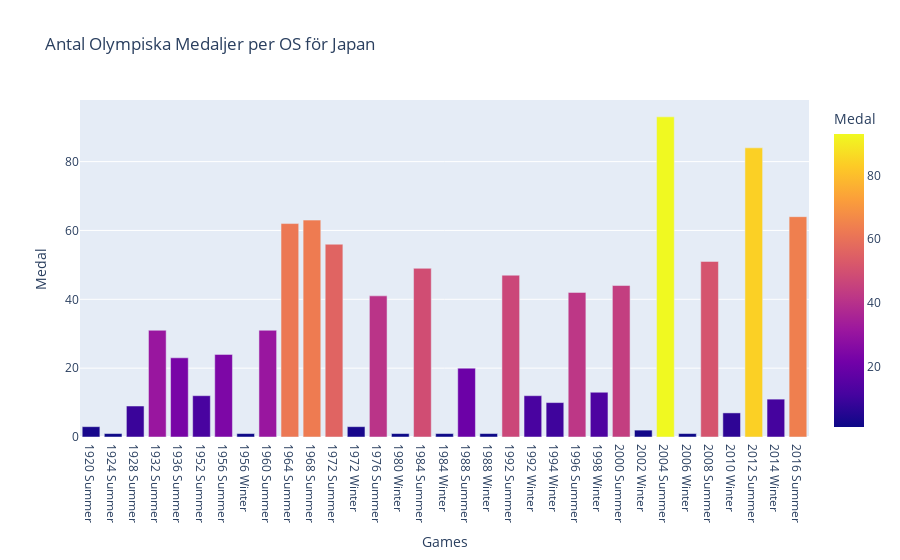

The notebook cell this image was saved under:
### Code cell
# Grupperar efter OS och räknar antalet medaljer
medals_per_year = japan_medals.groupby("Games")["Medal"].count().reset_index()

# Skapar en graf
fig = px.bar(medals_per_year, x="Games", y="Medal", color="Medal", title="Antal Olympiska Medaljer per OS för Japan")
fig.show()

print(medals_per_year)

### Figure 1 — Plotly figure (JSON) as saved in the notebook; plotly's stock layout.template omitted (floating-point values rounded to 4 significant figures)
{"data": [{"alignmentgroup": "True", "hovertemplate": "Games=%{x}<br>Medal=%{marker.color}<extra></extra>", "legendgroup": "", "marker": {"color": [3, 1, 9, 31, 23, 12, 24, 1, 31, 62, 63, 56, 3, 41, 1, 49, 1, 20, 1, 47, 12, 10, 42, 13, 44, 2, 93, 1, 51, 7, 84, 11, 64], "coloraxis": "coloraxis", "pattern": {"shape": ""}}, "name": "", "offsetgroup": "", "orientation": "v", "showlegend": false, "textposition": "auto", "type": "bar", "x": ["1920 Summer", "1924 Summer", "1928 Summer", "1932 Summer", "1936 Summer", "1952 Summer", "1956 Summer", "1956 Winter", "1960 Summer", "1964 Summer", "1968 Summer", "1972 Summer", "1972 Winter", "1976 Summer", "1980 Winter", "1984 Summer", "1984 Winter", "1988 Summer", "1988 Winter", "1992 Summer", "1992 Winter", "1994 Winter", "1996 Summer", "1998 Winter", "2000 Summer", "2002 Winter", "2004 Summer", "2006 Winter", "2008 Summer", "2010 Winter", "2012 Summer", "2014 Winter", "2016 Summer"], "xaxis": "x", "y": [3, 1, 9, 31, 23, 12, 24, 1, 31, 62, 63, 56, 3, 41, 1, 49, 1, 20, 1, 47, 12, 10, 42, 13, 44, 2, 93, 1, 51, 7, 84, 11, 64], "yaxis": "y"}], "layout": {"barmode": "relative", "coloraxis": {"colorbar": {"title": {"text": "Medal"}}, "colorscale": [[0, "#0d0887"], [0.1111, "#46039f"], [0.2222, "#7201a8"], [0.3333, "#9c179e"], [0.4444, "#bd3786"], [0.5556, "#d8576b"], [0.6667, "#ed7953"], [0.7778, "#fb9f3a"], [0.8889, "#fdca26"], [1, "#f0f921"]]}, "legend": {"tracegroupgap": 0}, "title": {"text": "Antal Olympiska Medaljer per OS för Japan"}, "xaxis": {"anchor": "y", "domain": [0, 1], "title": {"text": "Games"}}, "yaxis": {"anchor": "x", "domain": [0, 1], "title": {"text": "Medal"}}}}
